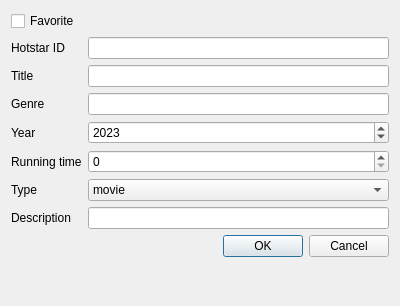
<?xml version="1.0" encoding="UTF-8"?>
<ui version="4.0">
 <class>EditRowDialog</class>
 <widget class="QDialog" name="EditRowDialog">
  <property name="geometry">
   <rect>
    <x>0</x>
    <y>0</y>
    <width>400</width>
    <height>306</height>
   </rect>
  </property>
  <property name="windowTitle">
   <string>Dialog</string>
  </property>
  <layout class="QFormLayout" name="formLayout">
   <item row="2" column="0">
    <widget class="QLabel" name="labelTitle">
     <property name="text">
      <string>Title</string>
     </property>
    </widget>
   </item>
   <item row="2" column="1">
    <widget class="QLineEdit" name="lineEditTitle">
     <property name="inputMask">
      <string/>
     </property>
     <property name="maxLength">
      <number>32767</number>
     </property>
    </widget>
   </item>
   <item row="3" column="1">
    <widget class="QLineEdit" name="lineEditGenre">
     <property name="maxLength">
      <number>64</number>
     </property>
    </widget>
   </item>
   <item row="4" column="0">
    <widget class="QLabel" name="labelYear">
     <property name="text">
      <string>Year</string>
     </property>
    </widget>
   </item>
   <item row="4" column="1">
    <widget class="QSpinBox" name="spinBoxYear">
     <property name="minimum">
      <number>1500</number>
     </property>
     <property name="maximum">
      <number>3000</number>
     </property>
     <property name="value">
      <number>2023</number>
     </property>
    </widget>
   </item>
   <item row="5" column="0">
    <widget class="QLabel" name="labelRunningTime">
     <property name="text">
      <string>Running time</string>
     </property>
    </widget>
   </item>
   <item row="5" column="1">
    <widget class="QSpinBox" name="spinBoxRunningTime">
     <property name="maximum">
      <number>262144</number>
     </property>
    </widget>
   </item>
   <item row="6" column="0">
    <widget class="QLabel" name="labelType">
     <property name="text">
      <string>Type</string>
     </property>
    </widget>
   </item>
   <item row="6" column="1">
    <widget class="QComboBox" name="comboBoxType">
     <item>
      <property name="text">
       <string>movie</string>
      </property>
     </item>
     <item>
      <property name="text">
       <string>tv</string>
      </property>
     </item>
    </widget>
   </item>
   <item row="7" column="0">
    <widget class="QLabel" name="labelDescription">
     <property name="text">
      <string>Description</string>
     </property>
    </widget>
   </item>
   <item row="7" column="1">
    <widget class="QLineEdit" name="lineEditDescription">
     <property name="maxLength">
      <number>1024</number>
     </property>
    </widget>
   </item>
   <item row="8" column="0" colspan="2">
    <widget class="QDialogButtonBox" name="buttonBox">
     <property name="orientation">
      <enum>Qt::Horizontal</enum>
     </property>
     <property name="standardButtons">
      <set>QDialogButtonBox::Cancel|QDialogButtonBox::Ok</set>
     </property>
    </widget>
   </item>
   <item row="1" column="0">
    <widget class="QLabel" name="labelID">
     <property name="text">
      <string>Hotstar ID</string>
     </property>
    </widget>
   </item>
   <item row="3" column="0">
    <widget class="QLabel" name="labelGenre">
     <property name="text">
      <string>Genre</string>
     </property>
    </widget>
   </item>
   <item row="1" column="1">
    <widget class="QLineEdit" name="lineEditID"/>
   </item>
   <item row="0" column="0">
    <widget class="QCheckBox" name="checkBoxFavorite">
     <property name="text">
      <string>Favorite</string>
     </property>
    </widget>
   </item>
  </layout>
 </widget>
 <resources/>
 <connections>
  <connection>
   <sender>buttonBox</sender>
   <signal>accepted()</signal>
   <receiver>EditRowDialog</receiver>
   <slot>accept()</slot>
   <hints>
    <hint type="sourcelabel">
     <x>248</x>
     <y>254</y>
    </hint>
    <hint type="destinationlabel">
     <x>157</x>
     <y>274</y>
    </hint>
   </hints>
  </connection>
  <connection>
   <sender>buttonBox</sender>
   <signal>rejected()</signal>
   <receiver>EditRowDialog</receiver>
   <slot>reject()</slot>
   <hints>
    <hint type="sourcelabel">
     <x>316</x>
     <y>260</y>
    </hint>
    <hint type="destinationlabel">
     <x>286</x>
     <y>274</y>
    </hint>
   </hints>
  </connection>
 </connections>
</ui>
